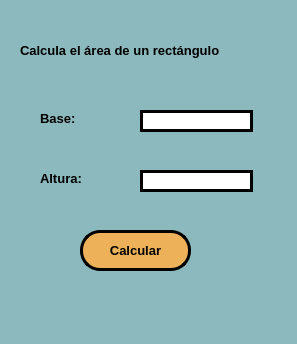
<?xml version="1.0" encoding="UTF-8"?>
<ui version="4.0">
 <class>MainWindow</class>
 <widget class="QMainWindow" name="MainWindow">
  <property name="geometry">
   <rect>
    <x>0</x>
    <y>0</y>
    <width>297</width>
    <height>344</height>
   </rect>
  </property>
  <property name="windowTitle">
   <string>MainWindow</string>
  </property>
  <property name="styleSheet">
   <string notr="true">background-color: rgb(140, 185, 189);</string>
  </property>
  <widget class="QWidget" name="centralwidget">
   <widget class="QLabel" name="lbl_titulo">
    <property name="geometry">
     <rect>
      <x>20</x>
      <y>40</y>
      <width>251</width>
      <height>20</height>
     </rect>
    </property>
    <property name="font">
     <font>
      <family>Arial</family>
      <pointsize>10</pointsize>
      <weight>75</weight>
      <bold>true</bold>
     </font>
    </property>
    <property name="text">
     <string>Calcula el área de un rectángulo</string>
    </property>
   </widget>
   <widget class="QLineEdit" name="txt_base">
    <property name="geometry">
     <rect>
      <x>140</x>
      <y>110</y>
      <width>113</width>
      <height>22</height>
     </rect>
    </property>
    <property name="font">
     <font>
      <family>Arial</family>
      <pointsize>10</pointsize>
     </font>
    </property>
    <property name="styleSheet">
     <string notr="true">border: 3px solid black;
background-color: rgb(255, 255, 255);</string>
    </property>
   </widget>
   <widget class="QLineEdit" name="txt_altura">
    <property name="geometry">
     <rect>
      <x>140</x>
      <y>170</y>
      <width>113</width>
      <height>22</height>
     </rect>
    </property>
    <property name="font">
     <font>
      <family>Arial</family>
      <pointsize>10</pointsize>
     </font>
    </property>
    <property name="styleSheet">
     <string notr="true">border: 3px solid black;
background-color: rgb(255, 255, 255);</string>
    </property>
   </widget>
   <widget class="QLabel" name="lbl_base">
    <property name="geometry">
     <rect>
      <x>40</x>
      <y>110</y>
      <width>55</width>
      <height>16</height>
     </rect>
    </property>
    <property name="font">
     <font>
      <family>Arial</family>
      <pointsize>10</pointsize>
      <weight>75</weight>
      <bold>true</bold>
     </font>
    </property>
    <property name="text">
     <string>Base:</string>
    </property>
   </widget>
   <widget class="QLabel" name="lbl_altura">
    <property name="geometry">
     <rect>
      <x>40</x>
      <y>170</y>
      <width>55</width>
      <height>16</height>
     </rect>
    </property>
    <property name="font">
     <font>
      <family>Arial</family>
      <pointsize>10</pointsize>
      <weight>75</weight>
      <bold>true</bold>
     </font>
    </property>
    <property name="text">
     <string>Altura:</string>
    </property>
   </widget>
   <widget class="QPushButton" name="btn_calcular">
    <property name="geometry">
     <rect>
      <x>80</x>
      <y>230</y>
      <width>111</width>
      <height>41</height>
     </rect>
    </property>
    <property name="font">
     <font>
      <family>Arial</family>
      <pointsize>10</pointsize>
      <weight>75</weight>
      <bold>true</bold>
     </font>
    </property>
    <property name="styleSheet">
     <string notr="true">background-color: rgb(236, 177, 89);
border: 3px solid black;
border-radius: 20px;
color: rgb(0, 0, 0);</string>
    </property>
    <property name="text">
     <string>Calcular</string>
    </property>
   </widget>
  </widget>
  <widget class="QMenuBar" name="menubar">
   <property name="geometry">
    <rect>
     <x>0</x>
     <y>0</y>
     <width>297</width>
     <height>26</height>
    </rect>
   </property>
  </widget>
  <widget class="QStatusBar" name="statusbar"/>
 </widget>
 <resources/>
 <connections/>
</ui>
